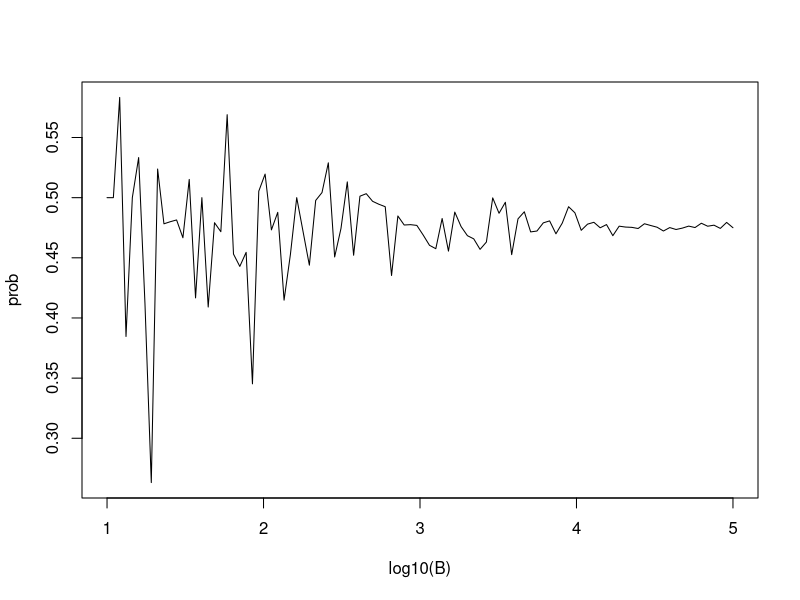

Source code (R):
B <- 10^seq(1,5, len = 100)
compute_prob <- function(B, n=22){
  same_day <- replicate(B, {
    bdays <- sample(1:365, n, replace=TRUE)
    any(duplicated(bdays))
  })
  mean(same_day)
}

prob <- sapply(B, compute_prob)
plot(log10(B), prob, type = "l")
